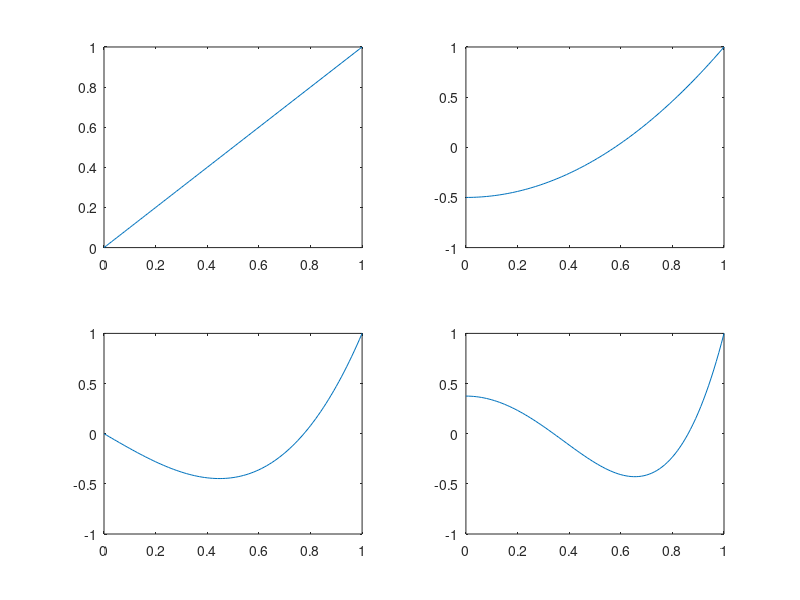

The MATLAB source for this figure:
l1 = @(x) x;
l2 = @(x) 3 / 2 .* x .^ 2 - 1 / 2;
l3 = @(x) 5 / 2 .* x .^ 3 - 3 / 2 .* x;
l4 = @(x) 35 / 8 .* x .^ 4 - 15 /4 .* x .^ 2 + 3 / 8;

x = 0:0.01:1;


subplot(2, 2, 1);
plot(x, l1(x))
subplot(2, 2, 2);
plot(x, l2(x))
subplot(2, 2, 3);
plot(x, l3(x))
subplot(2, 2, 4);
plot(x, l4(x))